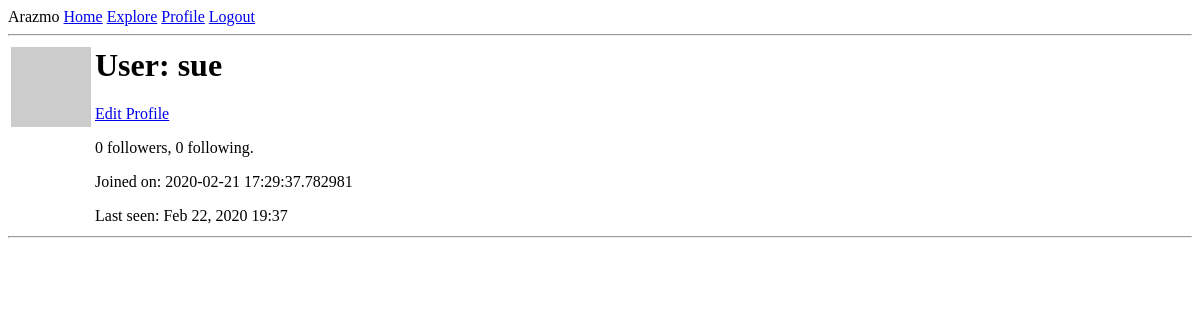
Before: /sue (signed in) with the older database file.
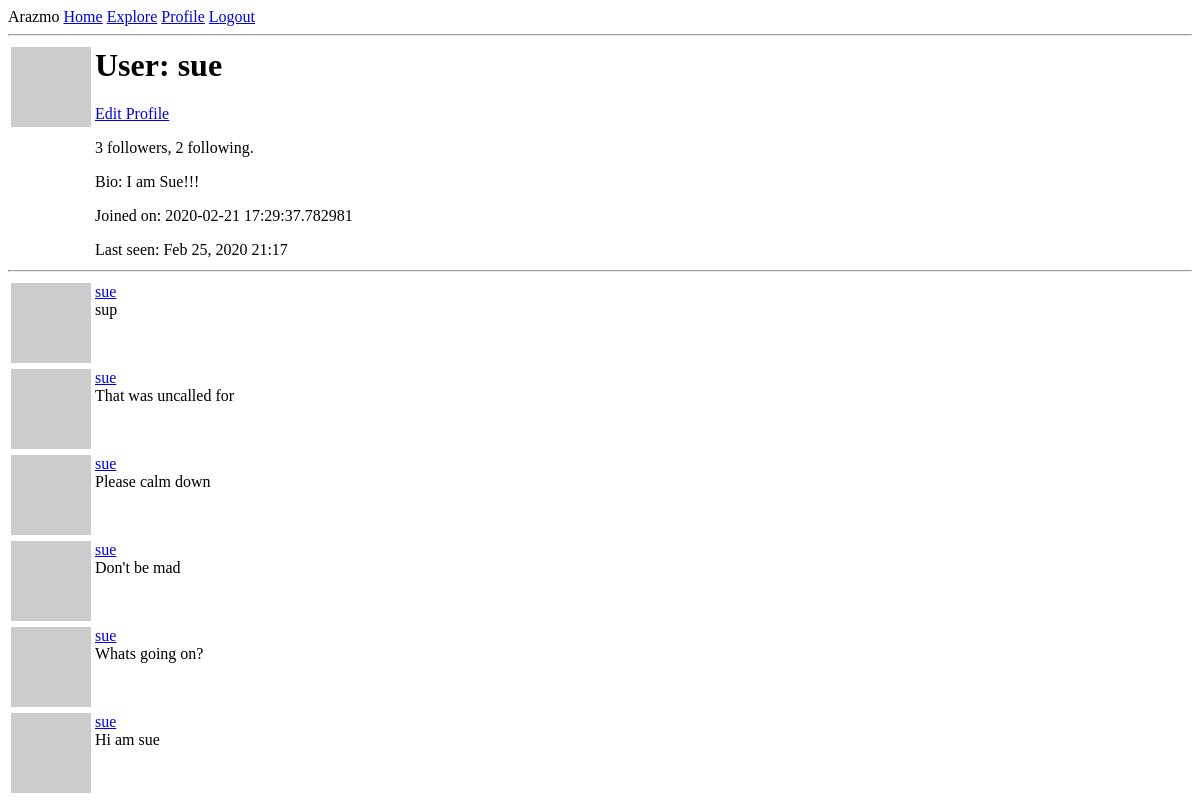
After: the same page with the newer database file.
### app/models.py (models this page shows, shortened)
class User(UserMixin, db.Model):
    id = db.Column(db.Integer, primary_key=True)
    username = db.Column(db.String(64), index=True, unique=True)
    email = db.Column(db.String(120), index=True, unique=True)
    password_hash = db.Column(db.String(128))
    posts = db.relationship('Post', backref='author', lazy='dynamic')
    about_me = db.Column(db.String(140))
    date_joined = db.Column(db.String(64), default=datetime.utcnow().strftime("%b %d, %Y"))
    last_seen = db.Column(db.String(64), default=datetime.utcnow)
    followed = db.relationship(
        'User', secondary=followers,
        primaryjoin=(followers.c.follower_id == id),
        secondaryjoin = (followers.c.followed_id == id),
        backref=db.backref('followers', lazy='dynamic'), lazy='dynamic'
    )
    def avatar(self, size):
        digest = md5(self.email.lower().encode('utf8')).hexdigest()
        return 'https://www.gravatar.com/avatar/{}?d=identicon&s={}'.format(digest, size)

class Post(db.Model):
    id = db.Column(db.Integer, primary_key=True)
    body = db.Column(db.String(140))
    timestamp = db.Column(db.DateTime, index=True, default=datetime.utcnow)
    user_id = db.Column(db.Integer, db.ForeignKey('user.id'))

### app/routes.py (the view)
@app.route("/<username>")
@login_required
def user(username):
    user = User.query.filter_by(username=username).first_or_404()
    page = request.args.get('page', 1, type=int)
    posts = user.posts.order_by(Post.timestamp.desc()).paginate(
        page, app.config['POSTS_PER_PAGE'], False
    )
    next_url = url_for('user', username=user.username, page=posts.next_num) \
        if posts.has_next else None
    prev_url = url_for('user', username=user.username, page=posts.prev_num) \
        if posts.has_prev else None
    return render_template("user.html", user=user, posts=posts.items, next_url=next_url, prev_url=prev_url)

### app/models.py (called while the page is built)
@login.user_loader
def load_user(id):
    return User.query.get(int(id))

### app/routes.py (called while the page is built)
@app.before_request
def before_request():
    if current_user.is_authenticated:
        current_user.last_seen = datetime.utcnow().strftime("%b %d, %Y %H:%M")
        db.session.commit()

### app/templates/user.html (shortened to what this page needs)
{% extends "base.html"%}
{% block content%}
    <table>
        <tr valign="top">
            <td>
                <img src="{{ user.avatar(80)}}" alt="">
            </td>
            <td>
                <h1>User: {{ user.username}}</h1>
                {% if user == current_user %}
                <p>
                    <a href="{{ url_for('edit_profile')}}">Edit Profile</a>
                </p>
                {% endif %}
                <p>
                    {{ user.followers.count() }} followers, {{ user.followed.count() }} following.
                </p>
                {% if user.about_me %}
                    <p>Bio: {{ user.about_me }}</p>
                {% endif %}
                {% if user.date_joined %}
                    <p>
                        Joined on: {{ user.date_joined }}
                    </p>
                {% endif %}
                {% if user.last_seen %}
                    <p>
                        Last seen: {{ user.last_seen }}
                    </p>
                {% endif %}
            </td>
        </tr>
    </table>
    <hr>
    {% for post in posts %}
        {% include '_post.html' %}
    {% endfor %}
{% endblock %}

### app/templates/_post.html
<table>
    <tr valign="top">
        <td>
            <img src="{{ post.author.avatar(32) }}">
        </td>
        <td>
            <a href="{{ url_for('user', username=post.author.username)}}">
                {{ post.author.username }}
            </a>
            <br>{{ post.body }}
        </td>
    </tr>
</table>

Changed rows visible on the page:
changed User "sue": about_me (not shown) → "I am Sue!!!"; last_seen "Feb 22, 2020 19:37" → "Feb 25, 2020 21:17"
added Post: author.username "sue", body "sup"
added Post: author.username "sue", body "That was uncalled for"
added Post: author.username "sue", body "Please calm down"
added Post: author.username "sue", body "Don't be mad"
added Post: author.username "sue", body "Whats going on?"
added Post: author.username "sue", body "Hi am sue"
Other visible differences:
{{ user.followers.count() }}: "0" → "3"
{{ user.followed.count() }}: "0" → "2"
text now shown: "Bio:"
